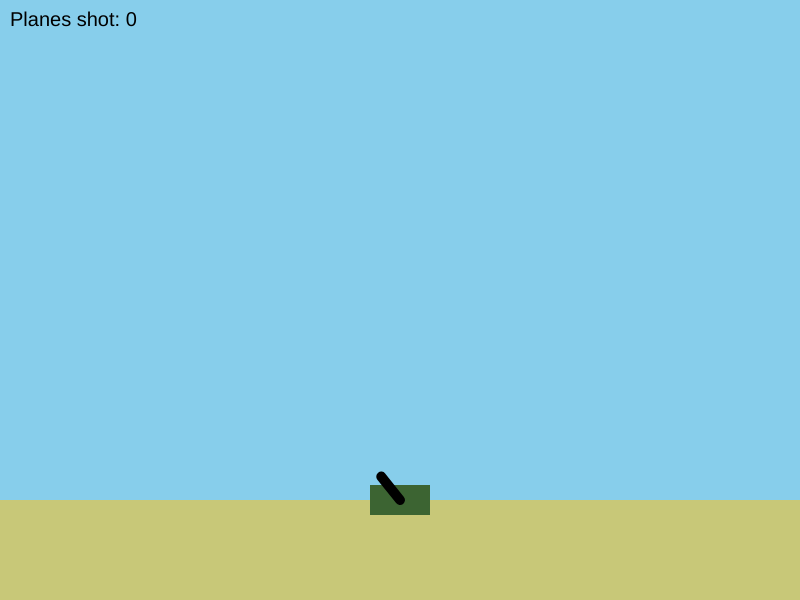
Frame 1 (no input)
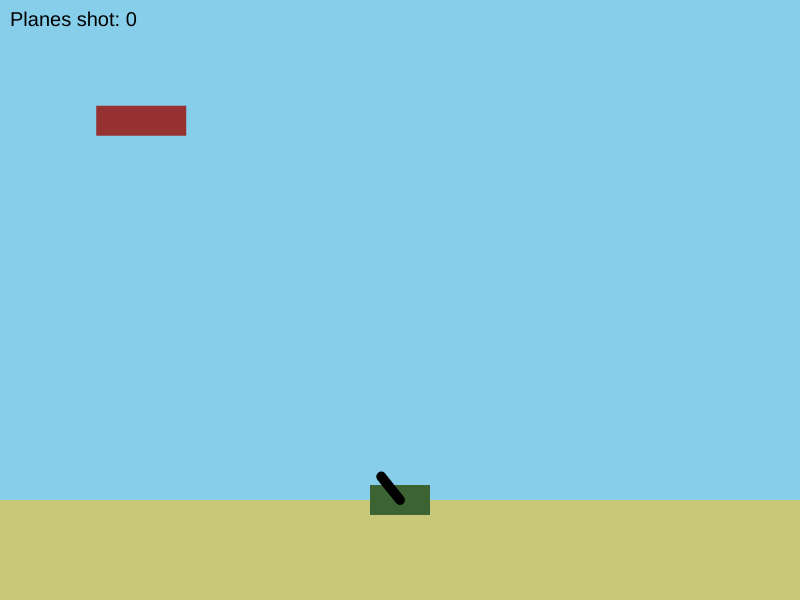
Frame 60 (no input)
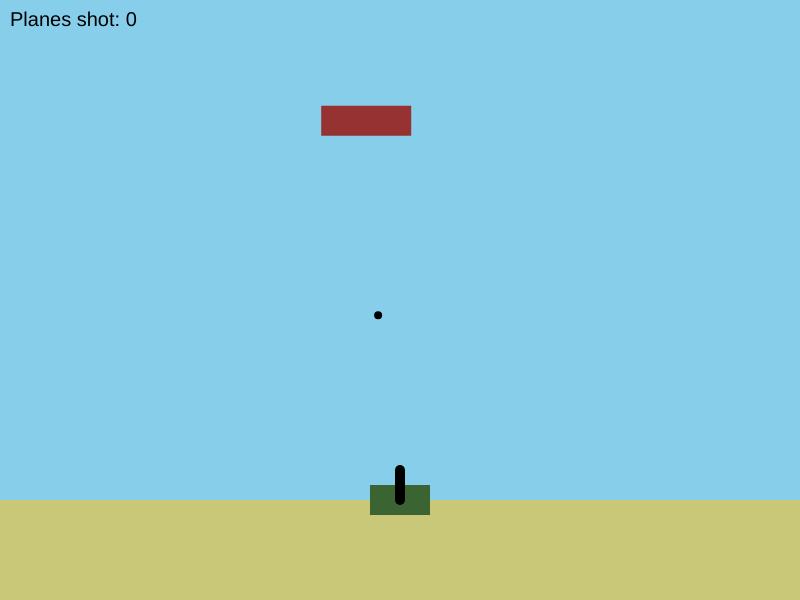
Frame 120 (the mouse pressed at the canvas centre since frame 60)

The p5.js sketch that drew these frames (run headless with seeded random() and noise() and a simulated clock; from frame 60 on, the mouse is pressed at the canvas centre):

// p5.js sketch
// ── sketch.js
// -----------------------------
// Tank vs Planes
// -----------------------------
//
// Controls:
//   A / D or Left / Right arrows : Move the tank left and right
//   Mouse                        : Aim the cannon
//   Click / Tap                  : Shoot a projectile at the airplanes
//
// Airplanes spawn at the top and drop bombs. Shoot them down before
// their bombs hit you!

// Game state and score
let gameOver = false; 
let score = 0;

// Constants
const gravity = 0.25;   // Gravitational acceleration [frames / s^2]
const groundY = 500;

// The tank
let tank = {
    x: 400,      // horizontal position
    y: groundY,      // vertical position
    w: 60,    // width of the tank body
    h: 30,      // height of the tank body
    speed: 5,    // pixels per frame
    gun: {
        l: 30,  // length of the gun
        w: 10,  // gun width
        angle: 0    // gun
    },
};

// All active shells (tank projectiles)
let shells = [];

// All active airplanes
let airplanes = [];

// All active bombs (dropped by airplanes)
let bombs = [];

// All active explosions
let explosions = [];


function setup() {
    // Create an 800p x 600p canvas 
    createCanvas(800, 600);

    // Draw shapes from their center point (makes positioning easier)
    rectMode(CENTER);
    ellipseMode(CENTER);
}


function draw() {
  // Game over screen
  if (gameOver) {
    drawGameOver();
    return;
  }

  background(135, 206, 235); // sky blue

  drawGround();

  updateTank();

  spawnAirplanes();
  updateAirplanes();
  
  updateShells();
  updateBombs();
  updateExplosions();
  
  drawScore();
}

function drawGround() {
  fill(200,200,120); 
  noStroke();
  rectMode(CORNER)
  rect(0, groundY, width, height-groundY);
  rectMode(CENTER)
}

function spawnAirplanes() {
  // Every ~2 seconds (120 frames at 60 fps) a new airplane appears
  if (frameCount === 10 || frameCount % 120 === 0) {
    let dir = random(1) < 0.5 ? -1 : 1; // move left or right
    let startX = dir === 1 ? -50 : width + 50; // start off-screen
    airplanes.push({
      x: startX,
      y: random(100, 200),
      vx: dir * random(3,4),
      w: 90,
      h: 30,
      bombsLeft: 5,
      isBombing: false,
    });
  }
}

function updateTank() {
  if (keyIsDown(LEFT_ARROW) || keyIsDown("a")) {
    tank.x -= tank.speed;
  }
  if (keyIsDown(RIGHT_ARROW) || keyIsDown("d")) {
    tank.x += tank.speed;
  }
  // Constrain the x-value of the tank to within the viewable area
  tank.x = constrain(tank.x, tank.w / 2, width - tank.w / 2); 
  // Update angle of the gun
  tank.gun.angle = atan2(mouseY - tank.y, mouseX - tank.x);
  drawTank();
}


function drawTank() {
    // tank body
    fill(60,100,50);
    rect(tank.x, tank.y, tank.w, tank.h);
    // Tank gun
    fill(60);
    strokeWeight(tank.gun.w);
    stroke(0)
    line(
        tank.x, 
        tank.y, 
        tank.x + tank.gun.l*cos(tank.gun.angle),
        tank.y + tank.gun.l*sin(tank.gun.angle)
        )
    noStroke();
}

function updateShells() {
  for (let i = shells.length - 1; i >= 0; i--) {
    let s = shells[i];

    // Move horizontally (constant speed)
    s.x += s.vx;

    // Move vertically, then apply gravity (makes the arc)
    s.y += s.vy;
    s.vy += gravity;

    // Draw the shell
    fill(0);
    noStroke();
    circle(s.x, s.y, s.d);

    // Check if this shell hit any airplane
    let hitAirplane = false;
    for (let j = airplanes.length - 1; j >= 0; j--) {
      let a = airplanes[j];
      if (abs(s.x - a.x) < a.w / 2 + 4 && abs(s.y - a.y) < a.h / 2 + 4) {
        airplanes.splice(j, 1); // remove the airplane
        shells.splice(i, 1);    // remove the shell
        score += 1;            // add points
        createExplosion(a.x, a.y);
        hitAirplane = true;
        break;
      }
    }
    if (hitAirplane) {
      continue; // skip the rest of the shell loop for this shell
    }

    // Check if shell hit the tank itself
    if (abs(s.x - tank.x) < tank.w / 2 && abs(s.y - tank.y) < tank.h / 2) {
      createExplosion(s.x, s.y);
      shells.splice(i, 1);
      gameOver = true;
      continue;
    }

    // Remove if it hit the ground
    if (s.y > groundY) {
      createExplosion(s.x, groundY);
      shells.splice(i, 1);
      continue;
    }

    // Remove if it left the screen
    if (s.x < 0 || s.x > width) {
      shells.splice(i, 1);
    }
  }
}

function updateAirplanes() {
  for (let i = airplanes.length - 1; i >= 0; i--) {
    let a = airplanes[i];

    // Move horizontally
    a.x += a.vx;

    // Drop bombs while the airplane is over the tank
    if (abs(a.x - tank.x) < tank.w / 2 && a.bombsLeft > 0) {
        a.isBombing = true;
    }
    
    // Fixed load of 5 bombs, dropped one at a time
    if (a.isBombing && a.bombsLeft > 0 && frameCount % 4 === 0) {
        bombs.push({
            x: a.x,
            y: a.y + a.h / 2,
            w: 10,
            h: 30,
            vx: 0,
            vy: 0,
        });
        a.bombsLeft--;
    }

    // Remove if it flew off-screen
    if (a.x < -100 || a.x > width + 100) {
      airplanes.splice(i, 1);
    } else {
        // Draw airplane
        fill(150,50,50);
        noStroke();
        rect(a.x, a.y, a.w, a.h);
    }
  }
}

function updateBombs() {
  for (let i = bombs.length - 1; i >= 0; i--) {
    let b = bombs[i];

    // Move horizontally (constant speed)
    b.x += b.vx;

    // Move vertically, then apply gravity (makes the arc)
    b.y += b.vy;
    b.vy += gravity;

    // Draw the bomb
    fill(100);
    noStroke();
    ellipse(b.x, b.y, 10, 30);

    // Check if the bomb hit the tank body (rectangle defined by tank.w and tank.h)
    if (abs(b.x - tank.x) < tank.w / 2 && abs(b.y - tank.y) < tank.h / 2) {
        createExplosion(b.x, b.y);
        gameOver = true;
    }

    // Remove if it hit the ground
    if (b.y > groundY) {
      createExplosion(b.x, groundY);
      bombs.splice(i, 1);
      continue;
    }

    // Remove if it left the screen
    if (b.x < 0 || b.x > width) {
      bombs.splice(i, 1);
    }
  }
}

function drawScore() {
  fill(0);
  noStroke();
  textSize(20);
  textAlign(LEFT, TOP);
  text("Planes shot: " + score, 10, 10);
}

// Reusable explosion factory
function createExplosion(x, y) {
  explosions.push({
    x: x,
    y: y,
    age: 0,
    maxAge: 30,
  });
}

function updateExplosions() {
  for (let i = explosions.length - 1; i >= 0; i--) {
    let e = explosions[i];
    e.age++;

    // Expanding orange ring
    let size = e.age * 5;
    let alpha = 255 - (e.age / e.maxAge) * 255;
    fill(255, 165, 0, alpha);
    noStroke();
    circle(e.x, e.y, size);

    // Bright yellow core
    fill(255, 255, 0, alpha / 2);
    circle(e.x, e.y, size / 2);

    // Remove when expired
    if (e.age >= e.maxAge) {
      explosions.splice(i, 1);
    }
  }
}

function drawGameOver() {
  background(0);
  fill(255);
  textAlign(CENTER, CENTER);
  textSize(32);
  text("GAME OVER", width / 2, height / 2 - 20);
  textSize(20);
  text("Score: " + score, width / 2, height / 2 + 20);
  text("Click to restart", width / 2, height / 2 + 60);
}


function mousePressed() {
    // If game is over, clicking restarts it
    if (gameOver) {
        gameOver = false;
        score = 0;
        shells = [];
        airplanes = [];
        bombs = [];
        explosions = [];
        tank.x = 400;
        return;
    }

    // Direction from tank to where the user clicked
    let dx = mouseX - tank.x;
    let dy = mouseY - tank.y;
    let distance = sqrt(dx**2 + dy**2);

    // Don't shoot if clicked exactly on the tank (avoid divide by zero)
    if (distance === 0) {
        return;
    }

    // Power is proportional to the click distance:
    //   short click  -> weak shot (slow shell, short arc)
    //   long click   -> strong shot (fast shell, long arc)
    // map(...) scales the distance to a speed, constrain(...) keeps it sane
    let power = map(distance, 0, 400, 5, 15);
    power = constrain(power, 5, 15);

    // Turn the direction into a velocity vector
    // vy is negative because up on the canvas is a smaller y value
    let vx = (dx / distance) * power;
    let vy = (dy / distance) * power;

    // Spawn the shell just outside the tank body, at the cannon tip
    // Use max(tank.w, tank.h) / 2 + 5 so it's outside the rectangle in any direction
    let spawnDist = max(tank.w, tank.h) / 2 + 5;
    shells.push({
        x: tank.x + spawnDist * cos(tank.gun.angle),
        y: tank.y + spawnDist * sin(tank.gun.angle),
        vx: vx,
        vy: vy,
        d: 8,
    });
}
